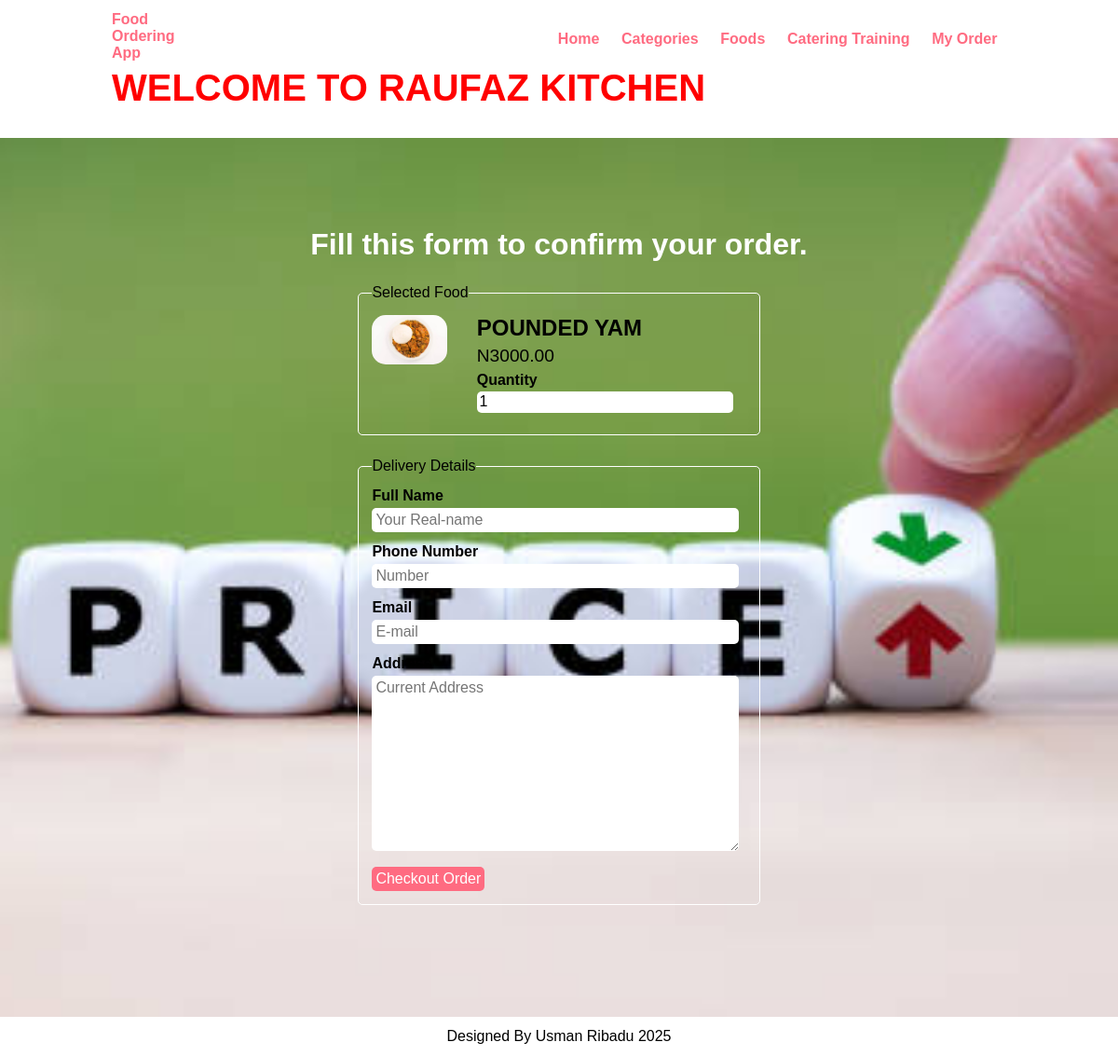
The page /order.php?food_id=5 on the database its author committed.
### tables this page shows
CREATE TABLE `tbl_food` (
  `id` int(10) UNSIGNED NOT NULL,
  `title` varchar(100) NOT NULL,
  `description` varchar(255) NOT NULL,
  `price` decimal(10,2) NOT NULL,
  `image_name` varchar(255) NOT NULL,
  `category_id` int(10) UNSIGNED NOT NULL,
  `featured` varchar(10) NOT NULL,
  `active` varchar(10) NOT NULL
);

### order.php (the view, shortened to what this page needs)
<?php include('partials-front/menu.php'); ?>
    <?php
        if(isset($_GET['food_id']))
        {
            $food_id = $_GET['food_id'];
            $sql = "SELECT * FROM tbl_food WHERE id=$food_id";
            $res = mysqli_query($conn, $sql);
            $count = mysqli_num_rows($res);
            if($count==1)
            {
                $row = mysqli_fetch_assoc($res);
                $title = $row['title'];
                $price = $row['price'];
                $image_name = $row['image_name'];
            }
            else
            {
                header('location:'.SITEURL);
            }
        }
        else
        {
            header('location:'.SITEURL);
        }
    ?>
    <section class="food-search">
        <div class="container">
            <h2 class="text-center text-white">Fill this form to confirm your order.</h2>
            <form action="pay.php" method="POST" class="order">
                <fieldset>
                    <legend>Selected Food</legend>
                    <div class="food-menu-img">
                        <?php
                            if($image_name=="")
                            {
                                echo "<div class='error'>Image not Available.</div>";
                            }
                            else
                            {
                                ?>
                                <img src="<?php echo SITEURL; ?>images/food/<?php echo $image_name; ?>" alt="Chicke Hawain Pizza" class="img-responsive img-curve">
                                <?php
                            }
                        ?>
                    </div>
                    <div class="food-menu-desc">
                        <h3><?php echo $title; ?></h3>
                        <p class="food-price">N<?php echo $price; ?></p>
                        <div class="order-label">Quantity</div>
                        <input type="number" name="qty" class="input-responsive" value="1" required>
                    </div>
                </fieldset>
                <fieldset>
                    <legend>Delivery Details</legend>
                    <div class="order-label">Full Name</div>
                    <input type="text" name="full-name" placeholder="Your Real-name" class="input-responsive" required>
                    <div class="order-label">Phone Number</div>
                    <input type="tel" name="contact" placeholder="Number" class="input-responsive" required>
                    <div class="order-label">Email</div>
                    <input type="email" name="email" id="email" placeholder="E-mail" class="input-responsive" required>
                    <div class="order-label">Address</div>
                    <textarea name="address" rows="10" placeholder="Current Address" class="input-responsive" required></textarea>
                    <input type="submit" name="submit" value="Checkout Order" class="btn btn-primary" onclick="generateID()">
                </fieldset>
            </form>
        </div>
    </section>
    <?php include('partials-front/footer.php'); ?>

### css/style.css (style rules this page uses)
* { margin: 0 0; padding: 0 0; font-family: Arial, Helvetica, sans-serif; }
.container { width: 80%; margin: 0 auto; padding: 1%; }
.img-responsive { width: 100%; }
.img-curve { border-radius: 15px; }
.text-center { text-align: center; }
.text-white { color: white; }
.btn { padding: 1%; border: none; font-size: 1rem; border-radius: 5px; }
.btn-primary { background-color: #ff6b81; color: white; cursor: pointer; }
h2 { color: #2f3542; font-size: 2rem; margin-bottom: 2%; }
h3 { font-size: 1.5rem; }
fieldset { border: 1px solid white; margin: 5%; padding: 3%; border-radius: 5px; }
.food-search { background-image: url(price.jpg); background-size: cover; background-repeat: no-repeat; background-position: center; padding: 7% 0; }
.food-menu-img { width: 20%; float: left; }
.food-menu-desc { width: 70%; float: left; margin-left: 8%; }
.food-price { font-size: 1.2rem; margin: 2% 0; }
.order { width: 50%; margin: 0 auto; }
.input-responsive { width: 96%; padding: 1%; margin-bottom: 3%; border: none; border-radius: 5px; font-size: 1rem; }
.order-label { margin-bottom: 1%; font-weight: bold; }

### rows shown on the page
tbl_food: image_name (picture), title "POUNDED YAM", price "3000.00"
